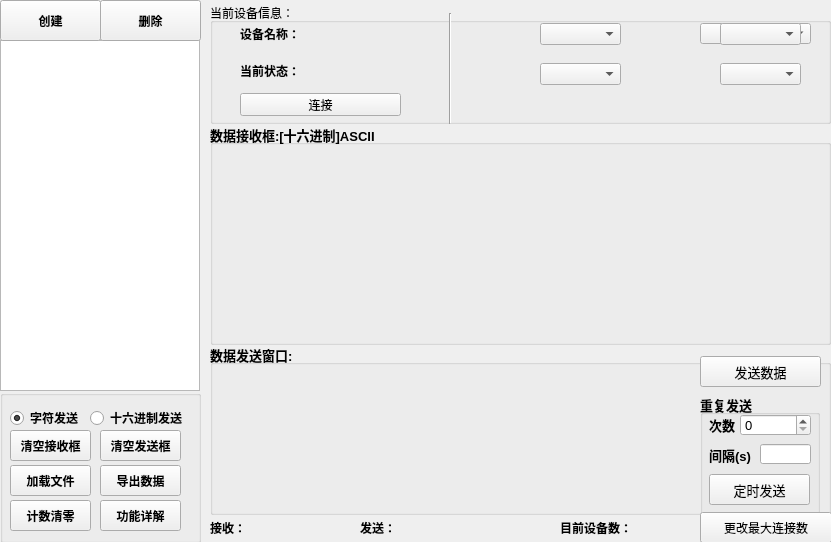
<?xml version="1.0" encoding="UTF-8"?>
<ui version="4.0">
 <class>MainWindow</class>
 <widget class="QMainWindow" name="MainWindow">
  <property name="geometry">
   <rect>
    <x>0</x>
    <y>0</y>
    <width>831</width>
    <height>542</height>
   </rect>
  </property>
  <property name="sizePolicy">
   <sizepolicy hsizetype="Preferred" vsizetype="Expanding">
    <horstretch>0</horstretch>
    <verstretch>0</verstretch>
   </sizepolicy>
  </property>
  <property name="minimumSize">
   <size>
    <width>831</width>
    <height>542</height>
   </size>
  </property>
  <property name="maximumSize">
   <size>
    <width>831</width>
    <height>542</height>
   </size>
  </property>
  <property name="windowTitle">
   <string>MyHelper 网络和串口调试助手 V1.0</string>
  </property>
  <widget class="QWidget" name="centralWidget">
   <widget class="QTreeView" name="treeView">
    <property name="geometry">
     <rect>
      <x>0</x>
      <y>40</y>
      <width>200</width>
      <height>351</height>
     </rect>
    </property>
    <property name="font">
     <font>
      <weight>75</weight>
      <bold>true</bold>
     </font>
    </property>
    <property name="autoFillBackground">
     <bool>true</bool>
    </property>
    <property name="editTriggers">
     <set>QAbstractItemView::NoEditTriggers</set>
    </property>
    <property name="expandsOnDoubleClick">
     <bool>false</bool>
    </property>
   </widget>
   <widget class="QGroupBox" name="groupBox_read">
    <property name="geometry">
     <rect>
      <x>210</x>
      <y>124</y>
      <width>621</width>
      <height>221</height>
     </rect>
    </property>
    <property name="font">
     <font>
      <pointsize>10</pointsize>
      <weight>75</weight>
      <bold>true</bold>
     </font>
    </property>
    <property name="title">
     <string>数据接收框:[十六进制]ASCII</string>
    </property>
   </widget>
   <widget class="QGroupBox" name="groupBox_send">
    <property name="geometry">
     <rect>
      <x>210</x>
      <y>344</y>
      <width>621</width>
      <height>171</height>
     </rect>
    </property>
    <property name="font">
     <font>
      <pointsize>10</pointsize>
      <weight>75</weight>
      <bold>true</bold>
     </font>
    </property>
    <property name="title">
     <string>数据发送窗口:</string>
    </property>
    <widget class="QPushButton" name="pushButton_sendDate">
     <property name="geometry">
      <rect>
       <x>490</x>
       <y>12</y>
       <width>121</width>
       <height>31</height>
      </rect>
     </property>
     <property name="font">
      <font>
       <pointsize>10</pointsize>
       <weight>50</weight>
       <bold>false</bold>
      </font>
     </property>
     <property name="text">
      <string>发送数据</string>
     </property>
    </widget>
    <widget class="QGroupBox" name="groupBox">
     <property name="geometry">
      <rect>
       <x>490</x>
       <y>50</y>
       <width>120</width>
       <height>121</height>
      </rect>
     </property>
     <property name="title">
      <string>重复发送</string>
     </property>
     <widget class="QLabel" name="label_3">
      <property name="geometry">
       <rect>
        <x>9</x>
        <y>20</y>
        <width>31</width>
        <height>21</height>
       </rect>
      </property>
      <property name="text">
       <string>次数：</string>
      </property>
     </widget>
     <widget class="QSpinBox" name="spinBox">
      <property name="geometry">
       <rect>
        <x>40</x>
        <y>20</y>
        <width>71</width>
        <height>22</height>
       </rect>
      </property>
      <property name="font">
       <font>
        <weight>50</weight>
        <bold>false</bold>
       </font>
      </property>
      <property name="maximum">
       <number>100000</number>
      </property>
      <property name="singleStep">
       <number>5</number>
      </property>
     </widget>
     <widget class="QLabel" name="label_4">
      <property name="geometry">
       <rect>
        <x>9</x>
        <y>50</y>
        <width>50</width>
        <height>21</height>
       </rect>
      </property>
      <property name="font">
       <font>
        <weight>75</weight>
        <bold>true</bold>
       </font>
      </property>
      <property name="text">
       <string>间隔(s)</string>
      </property>
     </widget>
     <widget class="QLineEdit" name="lineEdit_time">
      <property name="geometry">
       <rect>
        <x>60</x>
        <y>50</y>
        <width>51</width>
        <height>20</height>
       </rect>
      </property>
      <property name="font">
       <font>
        <weight>50</weight>
        <bold>false</bold>
       </font>
      </property>
     </widget>
     <widget class="QToolButton" name="toolButton_timerStartstop">
      <property name="geometry">
       <rect>
        <x>9</x>
        <y>80</y>
        <width>101</width>
        <height>31</height>
       </rect>
      </property>
      <property name="font">
       <font>
        <pointsize>10</pointsize>
        <weight>50</weight>
        <bold>false</bold>
       </font>
      </property>
      <property name="text">
       <string>定时发送</string>
      </property>
     </widget>
    </widget>
   </widget>
   <widget class="QGroupBox" name="groupBox_setting">
    <property name="geometry">
     <rect>
      <x>210</x>
      <y>3</y>
      <width>621</width>
      <height>121</height>
     </rect>
    </property>
    <property name="font">
     <font>
      <weight>50</weight>
      <bold>false</bold>
     </font>
    </property>
    <property name="title">
     <string>当前设备信息：</string>
    </property>
    <widget class="QLabel" name="label">
     <property name="geometry">
      <rect>
       <x>30</x>
       <y>20</y>
       <width>61</width>
       <height>21</height>
      </rect>
     </property>
     <property name="font">
      <font>
       <weight>75</weight>
       <bold>true</bold>
      </font>
     </property>
     <property name="text">
      <string>设备名称：</string>
     </property>
    </widget>
    <widget class="QLabel" name="label_Device_name">
     <property name="geometry">
      <rect>
       <x>90</x>
       <y>20</y>
       <width>141</width>
       <height>21</height>
      </rect>
     </property>
     <property name="text">
      <string/>
     </property>
    </widget>
    <widget class="QLabel" name="label_2">
     <property name="geometry">
      <rect>
       <x>30</x>
       <y>60</y>
       <width>61</width>
       <height>16</height>
      </rect>
     </property>
     <property name="font">
      <font>
       <weight>75</weight>
       <bold>true</bold>
      </font>
     </property>
     <property name="text">
      <string>当前状态：</string>
     </property>
    </widget>
    <widget class="QLabel" name="label_Device_State">
     <property name="geometry">
      <rect>
       <x>90</x>
       <y>60</y>
       <width>101</width>
       <height>16</height>
      </rect>
     </property>
     <property name="font">
      <font>
       <weight>50</weight>
       <bold>false</bold>
      </font>
     </property>
     <property name="text">
      <string/>
     </property>
    </widget>
    <widget class="Line" name="line">
     <property name="geometry">
      <rect>
       <x>230</x>
       <y>10</y>
       <width>20</width>
       <height>111</height>
      </rect>
     </property>
     <property name="orientation">
      <enum>Qt::Vertical</enum>
     </property>
    </widget>
    <widget class="QPushButton" name="pushButton_open_close">
     <property name="geometry">
      <rect>
       <x>30</x>
       <y>90</y>
       <width>161</width>
       <height>23</height>
      </rect>
     </property>
     <property name="font">
      <font>
       <weight>50</weight>
       <bold>false</bold>
      </font>
     </property>
     <property name="text">
      <string>连接</string>
     </property>
    </widget>
    <widget class="QLabel" name="label_set_readip">
     <property name="geometry">
      <rect>
       <x>270</x>
       <y>20</y>
       <width>51</width>
       <height>16</height>
      </rect>
     </property>
     <property name="font">
      <font>
       <weight>75</weight>
       <bold>true</bold>
      </font>
     </property>
     <property name="text">
      <string/>
     </property>
    </widget>
    <widget class="QLabel" name="label_set_writeip">
     <property name="geometry">
      <rect>
       <x>320</x>
       <y>20</y>
       <width>101</width>
       <height>16</height>
      </rect>
     </property>
     <property name="text">
      <string/>
     </property>
    </widget>
    <widget class="QLabel" name="label_set_readport">
     <property name="geometry">
      <rect>
       <x>270</x>
       <y>60</y>
       <width>61</width>
       <height>16</height>
      </rect>
     </property>
     <property name="font">
      <font>
       <weight>75</weight>
       <bold>true</bold>
      </font>
     </property>
     <property name="text">
      <string/>
     </property>
    </widget>
    <widget class="QLabel" name="label_set_writeport">
     <property name="geometry">
      <rect>
       <x>340</x>
       <y>60</y>
       <width>61</width>
       <height>16</height>
      </rect>
     </property>
     <property name="text">
      <string/>
     </property>
    </widget>
    <widget class="QLabel" name="label_set_clients">
     <property name="geometry">
      <rect>
       <x>443</x>
       <y>20</y>
       <width>41</width>
       <height>20</height>
      </rect>
     </property>
     <property name="font">
      <font>
       <weight>75</weight>
       <bold>true</bold>
      </font>
     </property>
     <property name="text">
      <string/>
     </property>
    </widget>
    <widget class="QComboBox" name="comboBox_TCPclients">
     <property name="geometry">
      <rect>
       <x>490</x>
       <y>20</y>
       <width>111</width>
       <height>21</height>
      </rect>
     </property>
    </widget>
    <widget class="QLabel" name="label_set_clienttoserverReadIP">
     <property name="geometry">
      <rect>
       <x>443</x>
       <y>20</y>
       <width>61</width>
       <height>20</height>
      </rect>
     </property>
     <property name="font">
      <font>
       <weight>75</weight>
       <bold>true</bold>
      </font>
     </property>
     <property name="text">
      <string/>
     </property>
    </widget>
    <widget class="QLabel" name="label_set_clienttoserverWriteIP">
     <property name="geometry">
      <rect>
       <x>510</x>
       <y>20</y>
       <width>101</width>
       <height>21</height>
      </rect>
     </property>
     <property name="text">
      <string/>
     </property>
    </widget>
    <widget class="QLabel" name="label_set_clienttoserverReadport">
     <property name="geometry">
      <rect>
       <x>433</x>
       <y>60</y>
       <width>71</width>
       <height>20</height>
      </rect>
     </property>
     <property name="font">
      <font>
       <weight>75</weight>
       <bold>true</bold>
      </font>
     </property>
     <property name="text">
      <string/>
     </property>
    </widget>
    <widget class="QLabel" name="label_set_clienttoserverWritePort">
     <property name="geometry">
      <rect>
       <x>510</x>
       <y>60</y>
       <width>101</width>
       <height>21</height>
      </rect>
     </property>
     <property name="text">
      <string/>
     </property>
    </widget>
    <widget class="QLabel" name="label_set_botelv">
     <property name="geometry">
      <rect>
       <x>270</x>
       <y>20</y>
       <width>54</width>
       <height>16</height>
      </rect>
     </property>
     <property name="font">
      <font>
       <weight>75</weight>
       <bold>true</bold>
      </font>
     </property>
     <property name="text">
      <string/>
     </property>
    </widget>
    <widget class="QComboBox" name="comboBox_botelv">
     <property name="geometry">
      <rect>
       <x>330</x>
       <y>20</y>
       <width>81</width>
       <height>22</height>
      </rect>
     </property>
    </widget>
    <widget class="QComboBox" name="comboBox_stopBit">
     <property name="geometry">
      <rect>
       <x>330</x>
       <y>60</y>
       <width>81</width>
       <height>22</height>
      </rect>
     </property>
    </widget>
    <widget class="QLabel" name="label_set_stopBit">
     <property name="geometry">
      <rect>
       <x>270</x>
       <y>60</y>
       <width>61</width>
       <height>20</height>
      </rect>
     </property>
     <property name="font">
      <font>
       <weight>75</weight>
       <bold>true</bold>
      </font>
     </property>
     <property name="text">
      <string/>
     </property>
    </widget>
    <widget class="QLabel" name="label_set_jiou">
     <property name="geometry">
      <rect>
       <x>440</x>
       <y>20</y>
       <width>71</width>
       <height>20</height>
      </rect>
     </property>
     <property name="font">
      <font>
       <weight>75</weight>
       <bold>true</bold>
      </font>
     </property>
     <property name="text">
      <string/>
     </property>
    </widget>
    <widget class="QLabel" name="label_set_dateBit">
     <property name="geometry">
      <rect>
       <x>450</x>
       <y>60</y>
       <width>54</width>
       <height>16</height>
      </rect>
     </property>
     <property name="font">
      <font>
       <weight>75</weight>
       <bold>true</bold>
      </font>
     </property>
     <property name="text">
      <string/>
     </property>
    </widget>
    <widget class="QComboBox" name="comboBox_jiou">
     <property name="geometry">
      <rect>
       <x>510</x>
       <y>20</y>
       <width>81</width>
       <height>22</height>
      </rect>
     </property>
    </widget>
    <widget class="QComboBox" name="comboBox_dateBit">
     <property name="geometry">
      <rect>
       <x>510</x>
       <y>60</y>
       <width>81</width>
       <height>22</height>
      </rect>
     </property>
    </widget>
   </widget>
   <widget class="QPushButton" name="pushButton_create">
    <property name="geometry">
     <rect>
      <x>0</x>
      <y>0</y>
      <width>101</width>
      <height>41</height>
     </rect>
    </property>
    <property name="font">
     <font>
      <weight>75</weight>
      <bold>true</bold>
     </font>
    </property>
    <property name="text">
     <string>创建</string>
    </property>
   </widget>
   <widget class="QPushButton" name="pushButton_delete">
    <property name="geometry">
     <rect>
      <x>100</x>
      <y>0</y>
      <width>101</width>
      <height>41</height>
     </rect>
    </property>
    <property name="font">
     <font>
      <weight>75</weight>
      <bold>true</bold>
     </font>
    </property>
    <property name="text">
     <string>删除</string>
    </property>
   </widget>
   <widget class="QLabel" name="label_5">
    <property name="geometry">
     <rect>
      <x>210</x>
      <y>520</y>
      <width>31</width>
      <height>16</height>
     </rect>
    </property>
    <property name="font">
     <font>
      <weight>75</weight>
      <bold>true</bold>
     </font>
    </property>
    <property name="text">
     <string>接收：</string>
    </property>
   </widget>
   <widget class="QLabel" name="label_ricvNum">
    <property name="geometry">
     <rect>
      <x>250</x>
      <y>520</y>
      <width>81</width>
      <height>16</height>
     </rect>
    </property>
    <property name="text">
     <string/>
    </property>
   </widget>
   <widget class="QLabel" name="label_6">
    <property name="geometry">
     <rect>
      <x>360</x>
      <y>520</y>
      <width>31</width>
      <height>16</height>
     </rect>
    </property>
    <property name="font">
     <font>
      <weight>75</weight>
      <bold>true</bold>
     </font>
    </property>
    <property name="text">
     <string>发送：</string>
    </property>
   </widget>
   <widget class="QLabel" name="label_sendNum">
    <property name="geometry">
     <rect>
      <x>400</x>
      <y>520</y>
      <width>91</width>
      <height>16</height>
     </rect>
    </property>
    <property name="text">
     <string/>
    </property>
   </widget>
   <widget class="QGroupBox" name="groupBox_2">
    <property name="geometry">
     <rect>
      <x>0</x>
      <y>390</y>
      <width>201</width>
      <height>153</height>
     </rect>
    </property>
    <property name="font">
     <font>
      <weight>75</weight>
      <bold>true</bold>
     </font>
    </property>
    <property name="title">
     <string/>
    </property>
    <widget class="QRadioButton" name="radioButton">
     <property name="geometry">
      <rect>
       <x>10</x>
       <y>20</y>
       <width>71</width>
       <height>16</height>
      </rect>
     </property>
     <property name="font">
      <font>
       <weight>75</weight>
       <bold>true</bold>
      </font>
     </property>
     <property name="text">
      <string>字符发送</string>
     </property>
     <property name="checked">
      <bool>true</bool>
     </property>
    </widget>
    <widget class="QRadioButton" name="radioButton_2">
     <property name="geometry">
      <rect>
       <x>90</x>
       <y>20</y>
       <width>101</width>
       <height>16</height>
      </rect>
     </property>
     <property name="font">
      <font>
       <weight>75</weight>
       <bold>true</bold>
      </font>
     </property>
     <property name="text">
      <string>十六进制发送</string>
     </property>
    </widget>
    <widget class="QPushButton" name="pushButton_clearData">
     <property name="geometry">
      <rect>
       <x>10</x>
       <y>40</y>
       <width>81</width>
       <height>31</height>
      </rect>
     </property>
     <property name="text">
      <string>清空接收框</string>
     </property>
    </widget>
    <widget class="QPushButton" name="pushButton_saveData">
     <property name="geometry">
      <rect>
       <x>100</x>
       <y>75</y>
       <width>81</width>
       <height>31</height>
      </rect>
     </property>
     <property name="text">
      <string>导出数据</string>
     </property>
    </widget>
    <widget class="QPushButton" name="pushButton_RestartNum">
     <property name="geometry">
      <rect>
       <x>10</x>
       <y>110</y>
       <width>81</width>
       <height>31</height>
      </rect>
     </property>
     <property name="font">
      <font>
       <weight>75</weight>
       <bold>true</bold>
      </font>
     </property>
     <property name="text">
      <string>计数清零</string>
     </property>
    </widget>
    <widget class="QPushButton" name="pushButton_about">
     <property name="geometry">
      <rect>
       <x>100</x>
       <y>110</y>
       <width>81</width>
       <height>31</height>
      </rect>
     </property>
     <property name="font">
      <font>
       <weight>75</weight>
       <bold>true</bold>
      </font>
     </property>
     <property name="text">
      <string>功能详解</string>
     </property>
    </widget>
    <widget class="QPushButton" name="pushButton_clearSend">
     <property name="geometry">
      <rect>
       <x>100</x>
       <y>40</y>
       <width>81</width>
       <height>31</height>
      </rect>
     </property>
     <property name="text">
      <string>清空发送框</string>
     </property>
    </widget>
    <widget class="QPushButton" name="pushButton_loadFile">
     <property name="geometry">
      <rect>
       <x>10</x>
       <y>75</y>
       <width>81</width>
       <height>31</height>
      </rect>
     </property>
     <property name="text">
      <string>加载文件</string>
     </property>
    </widget>
   </widget>
   <widget class="QPushButton" name="pushButton_MaxConnectNum">
    <property name="geometry">
     <rect>
      <x>700</x>
      <y>512</y>
      <width>132</width>
      <height>31</height>
     </rect>
    </property>
    <property name="text">
     <string>更改最大连接数</string>
    </property>
   </widget>
   <widget class="QLabel" name="label_7">
    <property name="geometry">
     <rect>
      <x>560</x>
      <y>520</y>
      <width>71</width>
      <height>16</height>
     </rect>
    </property>
    <property name="font">
     <font>
      <weight>75</weight>
      <bold>true</bold>
     </font>
    </property>
    <property name="text">
     <string>目前设备数：</string>
    </property>
   </widget>
   <widget class="QLabel" name="label_DeviceNum">
    <property name="geometry">
     <rect>
      <x>633</x>
      <y>520</y>
      <width>54</width>
      <height>16</height>
     </rect>
    </property>
    <property name="text">
     <string/>
    </property>
   </widget>
   <zorder>label_5</zorder>
   <zorder>treeView</zorder>
   <zorder>groupBox_read</zorder>
   <zorder>groupBox_send</zorder>
   <zorder>groupBox_setting</zorder>
   <zorder>pushButton_create</zorder>
   <zorder>pushButton_delete</zorder>
   <zorder>label_ricvNum</zorder>
   <zorder>label_6</zorder>
   <zorder>label_sendNum</zorder>
   <zorder>groupBox_2</zorder>
   <zorder>pushButton_MaxConnectNum</zorder>
   <zorder>label_7</zorder>
   <zorder>label_DeviceNum</zorder>
  </widget>
 </widget>
 <layoutdefault spacing="6" margin="11"/>
 <resources/>
 <connections/>
</ui>
